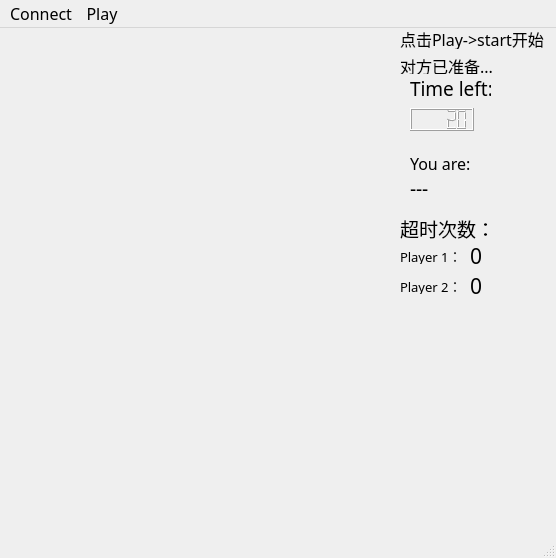
<?xml version="1.0" encoding="UTF-8"?>
<ui version="4.0">
 <class>MainWindow</class>
 <widget class="QMainWindow" name="MainWindow">
  <property name="geometry">
   <rect>
    <x>0</x>
    <y>0</y>
    <width>556</width>
    <height>558</height>
   </rect>
  </property>
  <property name="font">
   <font>
    <family>隶书</family>
    <pointsize>16</pointsize>
   </font>
  </property>
  <property name="windowTitle">
   <string>MainWindow</string>
  </property>
  <property name="toolTip">
   <string/>
  </property>
  <widget class="QWidget" name="centralwidget">
   <widget class="QLabel" name="label">
    <property name="geometry">
     <rect>
      <x>10</x>
      <y>21</y>
      <width>381</width>
      <height>491</height>
     </rect>
    </property>
    <property name="text">
     <string/>
    </property>
    <property name="pixmap">
     <pixmap resource="myrc.qrc">:/new/prefix1/png/background.jpg</pixmap>
    </property>
   </widget>
   <widget class="QLabel" name="label_2">
    <property name="geometry">
     <rect>
      <x>23</x>
      <y>21</y>
      <width>361</width>
      <height>491</height>
     </rect>
    </property>
    <property name="text">
     <string/>
    </property>
    <property name="pixmap">
     <pixmap resource="myrc.qrc">:/new/prefix1/png/board2.png</pixmap>
    </property>
   </widget>
   <widget class="QLabel" name="label_3">
    <property name="geometry">
     <rect>
      <x>410</x>
      <y>50</y>
      <width>81</width>
      <height>20</height>
     </rect>
    </property>
    <property name="font">
     <font>
      <family>等线</family>
      <pointsize>14</pointsize>
     </font>
    </property>
    <property name="text">
     <string>Time left:</string>
    </property>
   </widget>
   <widget class="QLCDNumber" name="lcdNumber">
    <property name="geometry">
     <rect>
      <x>410</x>
      <y>80</y>
      <width>64</width>
      <height>23</height>
     </rect>
    </property>
    <property name="value" stdset="0">
     <double>20.000000000000000</double>
    </property>
   </widget>
   <widget class="QLabel" name="label_4">
    <property name="geometry">
     <rect>
      <x>410</x>
      <y>120</y>
      <width>161</width>
      <height>31</height>
     </rect>
    </property>
    <property name="font">
     <font>
      <family>隶书</family>
      <pointsize>12</pointsize>
     </font>
    </property>
    <property name="text">
     <string>You are:</string>
    </property>
   </widget>
   <widget class="QLabel" name="label_5">
    <property name="geometry">
     <rect>
      <x>410</x>
      <y>150</y>
      <width>61</width>
      <height>21</height>
     </rect>
    </property>
    <property name="font">
     <font>
      <family>隶书</family>
      <pointsize>14</pointsize>
     </font>
    </property>
    <property name="text">
     <string>---</string>
    </property>
   </widget>
   <widget class="QLabel" name="label_6">
    <property name="geometry">
     <rect>
      <x>30</x>
      <y>60</y>
      <width>54</width>
      <height>12</height>
     </rect>
    </property>
    <property name="text">
     <string/>
    </property>
   </widget>
   <widget class="QLabel" name="label_7">
    <property name="geometry">
     <rect>
      <x>400</x>
      <y>190</y>
      <width>91</width>
      <height>21</height>
     </rect>
    </property>
    <property name="font">
     <font>
      <family>宋体</family>
      <pointsize>14</pointsize>
     </font>
    </property>
    <property name="text">
     <string>超时次数：</string>
    </property>
   </widget>
   <widget class="QLabel" name="label_8">
    <property name="geometry">
     <rect>
      <x>400</x>
      <y>220</y>
      <width>61</width>
      <height>16</height>
     </rect>
    </property>
    <property name="font">
     <font>
      <family>宋体</family>
      <pointsize>10</pointsize>
     </font>
    </property>
    <property name="text">
     <string>Player 1：</string>
    </property>
   </widget>
   <widget class="QLabel" name="label_9">
    <property name="geometry">
     <rect>
      <x>470</x>
      <y>220</y>
      <width>54</width>
      <height>16</height>
     </rect>
    </property>
    <property name="font">
     <font>
      <family>宋体</family>
      <pointsize>16</pointsize>
     </font>
    </property>
    <property name="text">
     <string>0</string>
    </property>
   </widget>
   <widget class="QLabel" name="label_10">
    <property name="geometry">
     <rect>
      <x>400</x>
      <y>250</y>
      <width>61</width>
      <height>16</height>
     </rect>
    </property>
    <property name="font">
     <font>
      <family>宋体</family>
      <pointsize>10</pointsize>
     </font>
    </property>
    <property name="text">
     <string>Player 2：</string>
    </property>
   </widget>
   <widget class="QLabel" name="label_11">
    <property name="geometry">
     <rect>
      <x>470</x>
      <y>250</y>
      <width>54</width>
      <height>16</height>
     </rect>
    </property>
    <property name="text">
     <string>0</string>
    </property>
   </widget>
   <widget class="QLabel" name="label_12">
    <property name="geometry">
     <rect>
      <x>400</x>
      <y>0</y>
      <width>151</width>
      <height>21</height>
     </rect>
    </property>
    <property name="font">
     <font>
      <family>宋体</family>
      <pointsize>12</pointsize>
     </font>
    </property>
    <property name="text">
     <string>点击Play-&gt;start开始</string>
    </property>
   </widget>
   <widget class="QLabel" name="label_13">
    <property name="geometry">
     <rect>
      <x>400</x>
      <y>30</y>
      <width>121</width>
      <height>16</height>
     </rect>
    </property>
    <property name="font">
     <font>
      <family>宋体</family>
      <pointsize>12</pointsize>
     </font>
    </property>
    <property name="text">
     <string>对方已准备...</string>
    </property>
   </widget>
  </widget>
  <widget class="QMenuBar" name="menubar">
   <property name="geometry">
    <rect>
     <x>0</x>
     <y>0</y>
     <width>556</width>
     <height>21</height>
    </rect>
   </property>
   <property name="font">
    <font>
     <family>SimSun-ExtB</family>
     <pointsize>12</pointsize>
    </font>
   </property>
   <widget class="QMenu" name="menuConnect">
    <property name="title">
     <string>Connect</string>
    </property>
    <addaction name="actionCreate_the_connection_2"/>
    <addaction name="actionConnect_to_Server"/>
    <addaction name="actionDisconnect"/>
   </widget>
   <widget class="QMenu" name="menuPlay">
    <property name="title">
     <string>Play</string>
    </property>
    <addaction name="actionStart"/>
    <addaction name="actionAdmit_defeat"/>
   </widget>
   <addaction name="menuConnect"/>
   <addaction name="menuPlay"/>
  </widget>
  <widget class="QStatusBar" name="statusbar"/>
  <action name="actionCreate_the_connection_2">
   <property name="text">
    <string>Create the connection</string>
   </property>
  </action>
  <action name="actionStart">
   <property name="text">
    <string>Start</string>
   </property>
  </action>
  <action name="actionAdmit_defeat">
   <property name="text">
    <string>Admit defeat</string>
   </property>
  </action>
  <action name="actionConnect_to_Server">
   <property name="text">
    <string>Connect to Server</string>
   </property>
  </action>
  <action name="actionDisconnect">
   <property name="text">
    <string>Disconnect</string>
   </property>
  </action>
 </widget>
 <resources>
  <include location="myrc.qrc"/>
 </resources>
 <connections/>
</ui>
